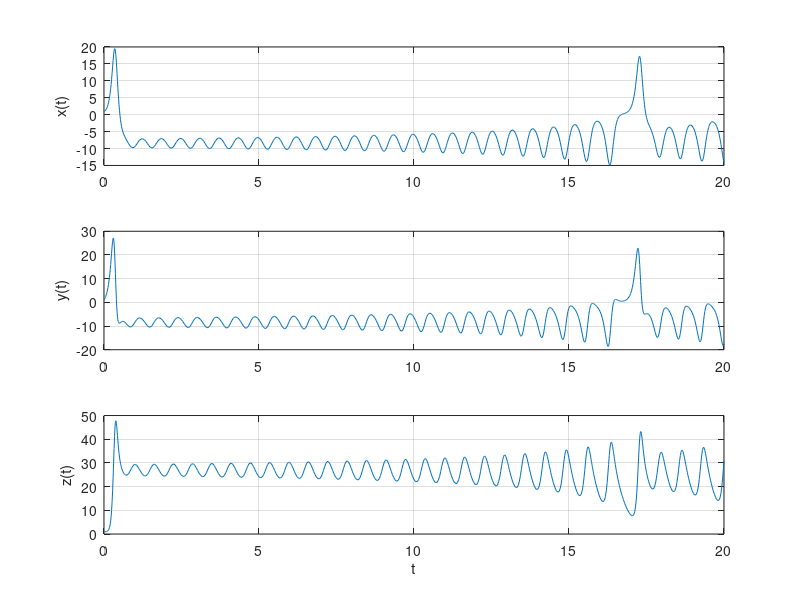

Here is the MATLAB script that generated this plot: (Note: this script raises an error after producing the figure.)
fprintf('\n--- 17.6: System of ODEs (ode23) ---\n');
odefun = @(t, v) [10*(v(2) - v(1));
                   -v(1)*v(3) + 28*v(1) - v(2);
                    v(1)*v(2) - (8/3)*v(3)];

tspan = [0 20];
v0 = [1; 1; 1];   % initial condition not specified, using standard Lorenz-like start

[t, v] = ode23(odefun, tspan, v0);

figure;
subplot(3,1,1); plot(t, v(:,1)); ylabel('x(t)'); grid on;
subplot(3,1,2); plot(t, v(:,2)); ylabel('y(t)'); grid on;
subplot(3,1,3); plot(t, v(:,3)); ylabel('z(t)'); xlabel('t'); grid on;
sgtitle('System of ODEs Solution');
